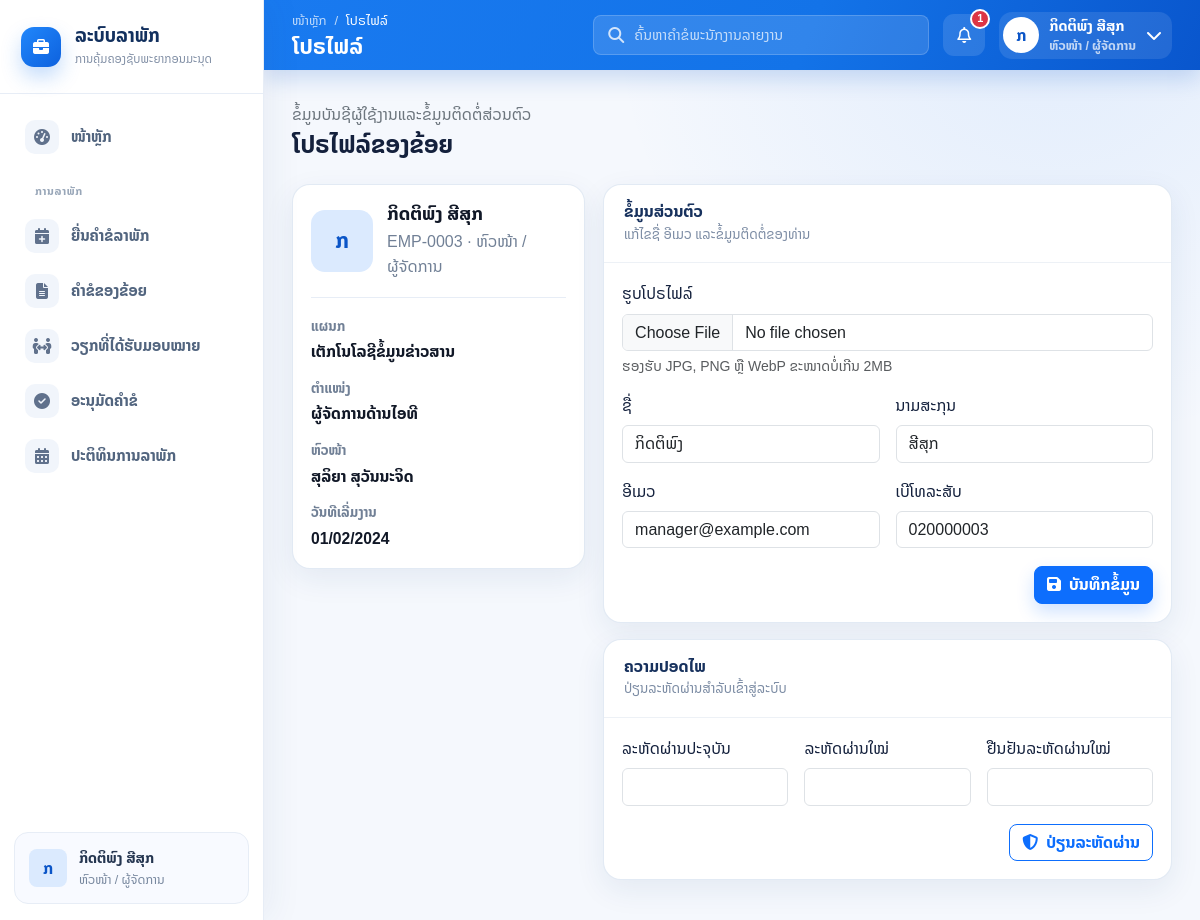
Screenshot of /profile.php (signed in) with the database file from the repository.
### tables this page shows
CREATE TABLE users (
  id BIGINT UNSIGNED AUTO_INCREMENT PRIMARY KEY,
  employee_code VARCHAR(50) NOT NULL,
  first_name VARCHAR(100) NOT NULL,
  last_name VARCHAR(100) NOT NULL,
  email VARCHAR(190) NOT NULL,
  password VARCHAR(255) NOT NULL,
  phone VARCHAR(30) NULL,
  avatar VARCHAR(255) NULL,
  role ENUM('admin', 'hr', 'manager', 'employee') NOT NULL DEFAULT 'employee',
  department_id BIGINT UNSIGNED NULL,
  position_id BIGINT UNSIGNED NULL,
  manager_id BIGINT UNSIGNED NULL,
  start_date DATE NULL,
  status ENUM('active', 'inactive') NOT NULL DEFAULT 'active',
  created_at TIMESTAMP NOT NULL DEFAULT CURRENT_TIMESTAMP,
  updated_at TIMESTAMP NOT NULL DEFAULT CURRENT_TIMESTAMP ON UPDATE CURRENT_TIMESTAMP,
  UNIQUE KEY uq_users_employee_code (employee_code),
  UNIQUE KEY uq_users_email (email),
  KEY idx_users_role (role),
  KEY idx_users_status (status),
  KEY idx_users_department_id (department_id),
  KEY idx_users_position_id (position_id),
  KEY idx_users_manager_id (manager_id),
  CONSTRAINT fk_users_department
    FOREIGN KEY (department_id) REFERENCES departments(id)
    ON UPDATE CASCADE ON DELETE SET NULL,
  CONSTRAINT fk_users_position
    FOREIGN KEY (position_id) REFERENCES positions(id)
    ON UPDATE CASCADE ON DELETE SET NULL,
  CONSTRAINT fk_users_manager
    FOREIGN KEY (manager_id) REFERENCES users(id)
    ON UPDATE CASCADE ON DELETE SET NULL
);

CREATE TABLE departments (
  id BIGINT UNSIGNED AUTO_INCREMENT PRIMARY KEY,
  name VARCHAR(150) NOT NULL,
  description TEXT NULL,
  status ENUM('active', 'inactive') NOT NULL DEFAULT 'active',
  created_at TIMESTAMP NOT NULL DEFAULT CURRENT_TIMESTAMP,
  updated_at TIMESTAMP NOT NULL DEFAULT CURRENT_TIMESTAMP ON UPDATE CURRENT_TIMESTAMP,
  UNIQUE KEY uq_departments_name (name),
  KEY idx_departments_status (status)
);

CREATE TABLE positions (
  id BIGINT UNSIGNED AUTO_INCREMENT PRIMARY KEY,
  name VARCHAR(150) NOT NULL,
  department_id BIGINT UNSIGNED NULL,
  status ENUM('active', 'inactive') NOT NULL DEFAULT 'active',
  created_at TIMESTAMP NOT NULL DEFAULT CURRENT_TIMESTAMP,
  updated_at TIMESTAMP NOT NULL DEFAULT CURRENT_TIMESTAMP ON UPDATE CURRENT_TIMESTAMP,
  KEY idx_positions_department_id (department_id),
  KEY idx_positions_status (status),
  UNIQUE KEY uq_positions_department_name (department_id, name),
  CONSTRAINT fk_positions_department
    FOREIGN KEY (department_id) REFERENCES departments(id)
    ON UPDATE CASCADE ON DELETE SET NULL
);

### public/_auth.php (called while the page is built, shortened)
<?php
if (!function_exists('h')) {
    function h(?string $value): string
    {
        return htmlspecialchars((string) $value, ENT_QUOTES, 'UTF-8');
    }
}
if (!function_exists('laoDate')) {
    function laoDate(?string $date): string
    {
        return $date ? (new DateTimeImmutable($date))->format('d/m/Y') : '-';
    }
}
if (!function_exists('thaiDate')) {
    function thaiDate(?string $date): string
    {
        return laoDate($date);
    }
}
$sessionUser = $_SESSION['user'];
$userRole = (string) ($sessionUser['role'] ?? 'employee');
$roleLabels = [
    'admin' => 'ຜູ້ດູແລລະບົບ',
    'hr' => 'ຝ່າຍບຸກຄະລາກອນ',
    'manager' => 'ຫົວໜ້າ / ຜູ້ຈັດການ',
    'employee' => 'ພະນັກງານ',
];

### public/profile.php (the view, shortened to what this page needs)
<?php
require __DIR__ . '/_auth.php';
$profileStmt = $pdo->prepare(
    'SELECT u.id, u.employee_code, u.first_name, u.last_name, u.email, u.password, u.phone, u.avatar,
            u.role, u.start_date, u.status,
            d.name AS department_name,
            p.name AS position_name,
            CONCAT(COALESCE(m.first_name, ""), " ", COALESCE(m.last_name, "")) AS manager_name
     FROM users u
     LEFT JOIN departments d ON d.id = u.department_id
     LEFT JOIN positions p ON p.id = u.position_id
     LEFT JOIN users m ON m.id = u.manager_id
     WHERE u.id = :id
     LIMIT 1'
);
$profileStmt->execute(['id' => $userId]);
$profile = $profileStmt->fetch();
$formValues = [
    'first_name' => (string) $profile['first_name'],
    'last_name' => (string) $profile['last_name'],
    'email' => (string) $profile['email'],
    'phone' => (string) ($profile['phone'] ?? ''),
];
$currentUser = [
    'name' => trim($formValues['first_name'] . ' ' . $formValues['last_name']),
    'role' => $roleLabels[$userRole] ?? 'ພະນັກງານ',
    'department' => (string) ($profile['department_name'] ?? 'ອົງກອນ'),
    'avatar' => (string) mb_substr($formValues['first_name'] !== '' ? $formValues['first_name'] : 'ຜ', 0, 1, 'UTF-8'),
    'avatar_url' => (string) ($avatarPath ?? $profile['avatar'] ?? ''),
];
$managerName = trim((string) ($profile['manager_name'] ?? ''));
require __DIR__ . '/../views/layouts/header.php';
require __DIR__ . '/../views/layouts/sidebar.php';
?>
<div class="app-main-wrapper">
    <?php require __DIR__ . '/../views/layouts/topbar.php'; ?>
    <main class="app-content">
        <div class="d-flex flex-wrap justify-content-between align-items-center gap-3 mb-4">
            <div>
                <p class="text-secondary mb-1">ຂໍ້ມູນບັນຊີຜູ້ໃຊ້ງານແລະຂໍ້ມູນຕິດຕໍ່ສ່ວນຕົວ</p>
                <h2 class="h4 fw-bold mb-0">ໂປຣໄຟລ໌ຂອງຂ້ອຍ</h2>
            </div>
        </div>
        <section class="profile-grid">
            <aside class="content-card profile-summary-card">
                <div class="profile-summary-head">
                    <div class="avatar profile-avatar">
                        <?php if ($currentUser['avatar_url'] !== ''): ?>
                            <img src="<?= h($currentUser['avatar_url']) ?>" alt="<?= h($currentUser['name']) ?>">
                        <?php else: ?>
                            <?= h(mb_substr($currentUser['name'], 0, 1, 'UTF-8')) ?>
                        <?php endif; ?>
                    </div>
                    <div>
                        <h3><?= h($currentUser['name']) ?></h3>
                        <p><?= h((string) $profile['employee_code']) ?> · <?= h($currentUser['role']) ?></p>
                    </div>
                </div>
                <div class="profile-detail-list">
                    <div><span>ແຜນກ</span><strong><?= h((string) ($profile['department_name'] ?? '-')) ?></strong></div>
                    <div><span>ຕຳແໜ່ງ</span><strong><?= h((string) ($profile['position_name'] ?? '-')) ?></strong></div>
                    <div><span>ຫົວໜ້າ</span><strong><?= h($managerName !== '' ? $managerName : '-') ?></strong></div>
                    <div><span>ວັນທີເລີ່ມງານ</span><strong><?= h(thaiDate((string) ($profile['start_date'] ?? ''))) ?></strong></div>
                </div>
            </aside>
            <div class="d-grid gap-3">
                <section class="content-card">
                    <div class="card-toolbar">
                        <div>
                            <h3 class="card-title">ຂໍ້ມູນສ່ວນຕົວ</h3>
                            <div class="card-subtitle">ແກ້ໄຂຊື່ ອີເມວ ແລະຂໍ້ມູນຕິດຕໍ່ຂອງທ່ານ</div>
                        </div>
                    </div>
                    <form class="profile-form" method="post" action="profile.php" enctype="multipart/form-data" novalidate>
                        <div class="row g-3">
                            <div class="col-12">
                                <label class="form-label" for="avatar">ຮູບໂປຣໄຟລ໌</label>
                                <input class="form-control" type="file" id="avatar" name="avatar" accept="image/jpeg,image/png,image/webp">
                                <div class="form-text">ຮອງຮັບ JPG, PNG ຫຼື WebP ຂະໜາດບໍ່ເກີນ 2MB</div>
                            </div>
                            <div class="col-md-6">
                                <label class="form-label" for="firstName">ຊື່</label>
                                <input class="form-control" type="text" id="firstName" name="first_name" value="<?= h($formValues['first_name']) ?>" required>
                            </div>
                            <div class="col-md-6">
                                <label class="form-label" for="lastName">ນາມສະກຸນ</label>
                                <input class="form-control" type="text" id="lastName" name="last_name" value="<?= h($formValues['last_name']) ?>" required>
                            </div>
                            <div class="col-md-6">
                                <label class="form-label" for="email">ອີເມວ</label>
                                <input class="form-control" type="email" id="email" name="email" value="<?= h($formValues['email']) ?>" required>
                            </div>
                            <div class="col-md-6">
                                <label class="form-label" for="phone">ເບີໂທລະສັບ</label>
                                <input class="form-control" type="tel" id="phone" name="phone" value="<?= h($formValues['phone']) ?>">
                            </div>
                        </div>
                        <div class="profile-form-actions">
                            <button class="btn btn-primary" type="submit"><i class="fa-solid fa-floppy-disk me-2"></i>ບັນທຶກຂໍ້ມູນ</button>
                        </div>
                    </form>
                </section>
                <section class="content-card" id="security">
                    <div class="card-toolbar">
                        <div>
                            <h3 class="card-title">ຄວາມປອດໄພ</h3>
                            <div class="card-subtitle">ປ່ຽນລະຫັດຜ່ານສຳລັບເຂົ້າສູ່ລະບົບ</div>
                        </div>
                    </div>
                    <form class="profile-form" method="post" action="profile.php#security" novalidate>
                        <div class="row g-3">
                            <div class="col-md-4">
                                <label class="form-label" for="currentPassword">ລະຫັດຜ່ານປະຈຸບັນ</label>
                                <input class="form-control" type="password" id="currentPassword" name="current_password" autocomplete="current-password" required>
                            </div>
                            <div class="col-md-4">
                                <label class="form-label" for="newPassword">ລະຫັດຜ່ານໃໝ່</label>
                                <input class="form-control" type="password" id="newPassword" name="new_password" autocomplete="new-password" required>
                            </div>
                            <div class="col-md-4">
                                <label class="form-label" for="confirmPassword">ຢືນຢັນລະຫັດຜ່ານໃໝ່</label>
                                <input class="form-control" type="password" id="confirmPassword" name="confirm_password" autocomplete="new-password" required>
                            </div>
                        </div>
                        <div class="profile-form-actions">
                            <button class="btn btn-outline-primary" type="submit"><i class="fa-solid fa-shield-halved me-2"></i>ປ່ຽນລະຫັດຜ່ານ</button>
                        </div>
                    </form>
                </section>
            </div>
        </section>
<?php require __DIR__ . '/../views/layouts/footer.php'; ?>

### public/assets/css/style.css (style rules this page uses)
:root { --primary: #0d6efd; --primary-dark: #084298; --primary-soft: #e8f1ff; --success: #198754; --warning: #ffc107; --danger: #dc3545; --bg: #f4f7fb; --surface: #ffffff; --border: #e5eaf1; --text: #1f2937; --muted: #6b7280; --sidebar-width: 280px; --topbar-height: 76px; --shadow-sm: 0 8px 24px rgba(15, 23, 42, 0.06); --font-family-base: "Noto Sans Lao", "Phetsarath OT", sans-serif; --bs-font-sans-serif: var(--font-family-base); --bs-body-font-family: var(--font-family-base); }
* { box-sizing: border-box; }
html { font-family: var(--font-family-base); }
body { min-height: 100vh; margin: 0; color: var(--text); background: var(--bg); font-family: var(--font-family-base) !important; font-size: 16px; line-height: 1.55; letter-spacing: 0; text-rendering: optimizeLegibility; -webkit-font-smoothing: antialiased; -moz-osx-font-smoothing: grayscale; }
body :where( a, button, input, select, textarea, label, p, span, strong, small, div, h1, h2, h3, h4, h5, h6, li, th, td, .btn, .badge, .dropdown-item, .form-label, .form-control, .form-select, .card-title, .card-subtitle, .stat-label, .stat-value, .stat-meta, .admin-kicker ) { font-family: var(--font-family-base) !important; }
button, input, select, textarea, .btn, .form-control, .form-select, .dropdown-menu, .modal, .popover, .tooltip, .table, .pagination, .dataTable, .dt-container, .dt-container *, .dataTable, .dataTable *, .table, .table * { font-family: var(--font-family-base) !important; }
.fa, .fa-classic, .fa-sharp, .fas, .fa-solid { font-family: "Font Awesome 6 Free" !important; font-weight: 900; }
.btn, .form-control, .form-select, .input-group-text, .dropdown-item, .page-link { line-height: 1.45; }
.app-main-wrapper { min-height: 100vh; margin-left: var(--sidebar-width); }
.avatar { width: 36px; height: 36px; display: inline-grid; place-items: center; flex: 0 0 auto; border-radius: 8px; background: #dbeafe; color: var(--primary-dark); font-weight: 800; overflow: hidden; }
.app-content { padding: 26px; }
.stat-card, .content-card { border: 1px solid var(--border); border-radius: 8px; background: var(--surface); box-shadow: var(--shadow-sm); }
.content-card { overflow: hidden; transition: transform 0.18s ease, box-shadow 0.18s ease, border-color 0.18s ease; }
.card-toolbar { min-height: 62px; display: flex; align-items: center; justify-content: space-between; gap: 12px; padding: 16px 18px; border-bottom: 1px solid var(--border); }
.card-title { margin: 0; font-size: 1rem; font-weight: 800; }
.card-subtitle { color: var(--muted); font-size: 0.84rem; }
.profile-grid { display: grid; grid-template-columns: minmax(260px, 0.34fr) minmax(0, 0.66fr); gap: 18px; align-items: start; }
.profile-summary-card { padding: 18px; }
.profile-summary-head { display: flex; align-items: center; gap: 14px; padding-bottom: 18px; border-bottom: 1px solid var(--border); }
.profile-avatar { width: 62px; height: 62px; border-radius: 14px; font-size: 1.35rem; }
.profile-summary-head h3 { margin: 0; color: #111827; font-size: 1.15rem; font-weight: 800; }
.profile-summary-head p { margin: 4px 0 0; color: var(--muted); }
.profile-detail-list { display: grid; gap: 14px; padding-top: 18px; }
.profile-detail-list div { display: grid; gap: 3px; }
.profile-detail-list span { color: var(--muted); font-size: 0.84rem; font-weight: 700; }
.profile-detail-list strong { color: #111827; font-size: 0.98rem; }
.profile-form { padding: 18px; }
.profile-form-actions { display: flex; justify-content: flex-end; gap: 10px; margin-top: 18px; }
.btn { border-radius: 8px; font-weight: 700; }
.btn-primary { box-shadow: 0 8px 18px rgba(13, 110, 253, 0.2); }
:root { --primary: #1677ee; --primary-dark: #0b55c7; --primary-soft: #eaf3ff; --bg: #f5f8fd; --surface: #ffffff; --border: #e7edf6; --text: #14213d; --muted: #718096; --sidebar-width: 264px; --topbar-height: 70px; --shadow-sm: 0 10px 30px rgba(31, 68, 120, 0.08); }
body { background: radial-gradient(circle at 88% 0%, rgba(29, 120, 242, 0.09), transparent 28rem), var(--bg); }
.app-content { max-width: 1750px; padding: 32px 28px 40px; }
.stat-card, .content-card { border: 1px solid rgba(223, 231, 243, 0.88); border-radius: 18px; box-shadow: var(--shadow-sm); }
.content-card { border-radius: 18px; }
.card-toolbar { min-height: 78px; padding: 17px 20px; border-bottom-color: #edf1f6; }
.card-title { color: #17315d; font-size: 1rem; }
.card-subtitle { margin-top: 2px; color: #7c8ca4; }

### rows the page displays
users: employee_code "EMP-0003", department.name "ເຕັກໂນໂລຊີຂໍ້ມູນຂ່າວສານ", position.name "ຜູ້ຈັດການດ້ານໄອທີ", start_date "01/02/2024", first_name "ກິດຕິພົງ", last_name "ສີສຸກ", email "manager@example.com", phone "020000003"

### other values shown
$item['label'] "ໜ້າຫຼັກ"
$item['group'] "ການລາພັກ"
$item['label'] "ຍື່ນຄຳຂໍລາພັກ"
$item['label'] "ຄຳຂໍຂອງຂ້ອຍ"
$item['label'] "ວຽກທີ່ໄດ້ຮັບມອບໝາຍ"
$item['label'] "ອະນຸມັດຄຳຂໍ"
$item['label'] "ປະຕິທິນການລາພັກ"
$currentUser['name'] "ກິດຕິພົງ ສີສຸກ"
$currentUser['role'] "ຫົວໜ້າ / ຜູ້ຈັດການ"
$pageTitle "ໂປຣໄຟລ໌"
$unreadCount "1"
mb_substr($currentUser['name'], 0, 1, 'UTF-8') "ກ"
$managerName !== '' ? $managerName : '-' "ສຸລິຍາ ສຸວັນນະຈິດ"
